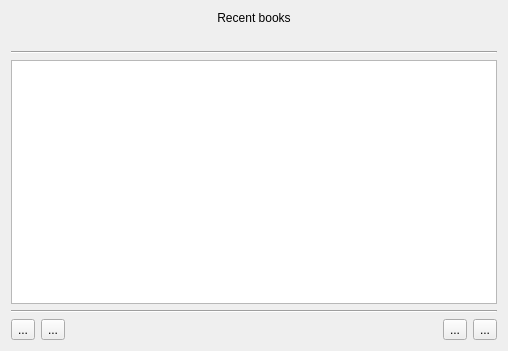
<?xml version="1.0" encoding="UTF-8"?>
<ui version="4.0">
 <class>RecentBooksDlg</class>
 <widget class="QDialog" name="RecentBooksDlg">
  <property name="windowModality">
   <enum>Qt::ApplicationModal</enum>
  </property>
  <property name="geometry">
   <rect>
    <x>0</x>
    <y>0</y>
    <width>508</width>
    <height>351</height>
   </rect>
  </property>
  <property name="sizePolicy">
   <sizepolicy hsizetype="Preferred" vsizetype="Preferred">
    <horstretch>0</horstretch>
    <verstretch>0</verstretch>
   </sizepolicy>
  </property>
  <property name="contextMenuPolicy">
   <enum>Qt::NoContextMenu</enum>
  </property>
  <property name="windowTitle">
   <string>Recent books</string>
  </property>
  <layout class="QVBoxLayout" name="verticalLayout">
   <item>
    <widget class="QLabel" name="lblTitle">
     <property name="text">
      <string>Recent books</string>
     </property>
     <property name="alignment">
      <set>Qt::AlignCenter</set>
     </property>
    </widget>
   </item>
   <item>
    <widget class="QLabel" name="lblPosition">
     <property name="text">
      <string/>
     </property>
     <property name="alignment">
      <set>Qt::AlignLeading|Qt::AlignLeft|Qt::AlignVCenter</set>
     </property>
    </widget>
   </item>
   <item>
    <widget class="Line" name="line">
     <property name="orientation">
      <enum>Qt::Horizontal</enum>
     </property>
    </widget>
   </item>
   <item>
    <widget class="QTableWidget" name="tableWidget">
     <property name="focusPolicy">
      <enum>Qt::StrongFocus</enum>
     </property>
     <property name="contextMenuPolicy">
      <enum>Qt::NoContextMenu</enum>
     </property>
     <property name="verticalScrollBarPolicy">
      <enum>Qt::ScrollBarAsNeeded</enum>
     </property>
     <property name="horizontalScrollBarPolicy">
      <enum>Qt::ScrollBarAsNeeded</enum>
     </property>
     <property name="editTriggers">
      <set>QAbstractItemView::NoEditTriggers</set>
     </property>
     <property name="showDropIndicator" stdset="0">
      <bool>false</bool>
     </property>
     <property name="selectionMode">
      <enum>QAbstractItemView::SingleSelection</enum>
     </property>
     <property name="selectionBehavior">
      <enum>QAbstractItemView::SelectRows</enum>
     </property>
     <property name="iconSize">
      <size>
       <width>16</width>
       <height>16</height>
      </size>
     </property>
     <property name="showGrid">
      <bool>false</bool>
     </property>
     <property name="wordWrap">
      <bool>false</bool>
     </property>
     <property name="cornerButtonEnabled">
      <bool>false</bool>
     </property>
     <property name="columnCount">
      <number>1</number>
     </property>
     <attribute name="horizontalHeaderVisible">
      <bool>false</bool>
     </attribute>
     <attribute name="horizontalHeaderHighlightSections">
      <bool>false</bool>
     </attribute>
     <attribute name="verticalHeaderVisible">
      <bool>false</bool>
     </attribute>
     <column>
      <property name="text">
       <string/>
      </property>
     </column>
    </widget>
   </item>
   <item>
    <widget class="Line" name="line_2">
     <property name="orientation">
      <enum>Qt::Horizontal</enum>
     </property>
    </widget>
   </item>
   <item>
    <layout class="QHBoxLayout" name="horizontalLayout">
     <item>
      <widget class="QToolButton" name="btnFolder">
       <property name="text">
        <string notr="true">...</string>
       </property>
       <property name="icon">
        <iconset resource="cr3.qrc">
         <normaloff>:/icons/folder.png</normaloff>:/icons/folder.png</iconset>
       </property>
      </widget>
     </item>
     <item>
      <widget class="QToolButton" name="btnRemove">
       <property name="text">
        <string notr="true">...</string>
       </property>
       <property name="icon">
        <iconset resource="cr3.qrc">
         <normaloff>:/trash.png</normaloff>:/trash.png</iconset>
       </property>
      </widget>
     </item>
     <item>
      <spacer name="horizontalSpacer">
       <property name="orientation">
        <enum>Qt::Horizontal</enum>
       </property>
       <property name="sizeHint" stdset="0">
        <size>
         <width>40</width>
         <height>20</height>
        </size>
       </property>
      </spacer>
     </item>
     <item>
      <widget class="NavigationBar" name="navBar" native="true">
       <property name="minimumSize">
        <size>
         <width>40</width>
         <height>0</height>
        </size>
       </property>
      </widget>
     </item>
     <item>
      <spacer name="horizontalSpacer_2">
       <property name="orientation">
        <enum>Qt::Horizontal</enum>
       </property>
       <property name="sizeHint" stdset="0">
        <size>
         <width>40</width>
         <height>20</height>
        </size>
       </property>
      </spacer>
     </item>
     <item>
      <widget class="QToolButton" name="btnOk">
       <property name="text">
        <string notr="true">...</string>
       </property>
       <property name="icon">
        <iconset resource="cr3.qrc">
         <normaloff>:/book.png</normaloff>:/book.png</iconset>
       </property>
      </widget>
     </item>
     <item>
      <widget class="QToolButton" name="btnCancel">
       <property name="text">
        <string notr="true">...</string>
       </property>
       <property name="icon">
        <iconset resource="cr3.qrc">
         <normaloff>:/close.png</normaloff>:/close.png</iconset>
       </property>
      </widget>
     </item>
    </layout>
   </item>
  </layout>
 </widget>
 <customwidgets>
  <customwidget>
   <class>NavigationBar</class>
   <extends>QWidget</extends>
   <header>navigationbar.h</header>
   <container>1</container>
  </customwidget>
 </customwidgets>
 <resources>
  <include location="cr3.qrc"/>
 </resources>
 <connections>
  <connection>
   <sender>btnCancel</sender>
   <signal>clicked()</signal>
   <receiver>RecentBooksDlg</receiver>
   <slot>reject()</slot>
   <hints>
    <hint type="sourcelabel">
     <x>485</x>
     <y>507</y>
    </hint>
    <hint type="destinationlabel">
     <x>253</x>
     <y>264</y>
    </hint>
   </hints>
  </connection>
 </connections>
</ui>
